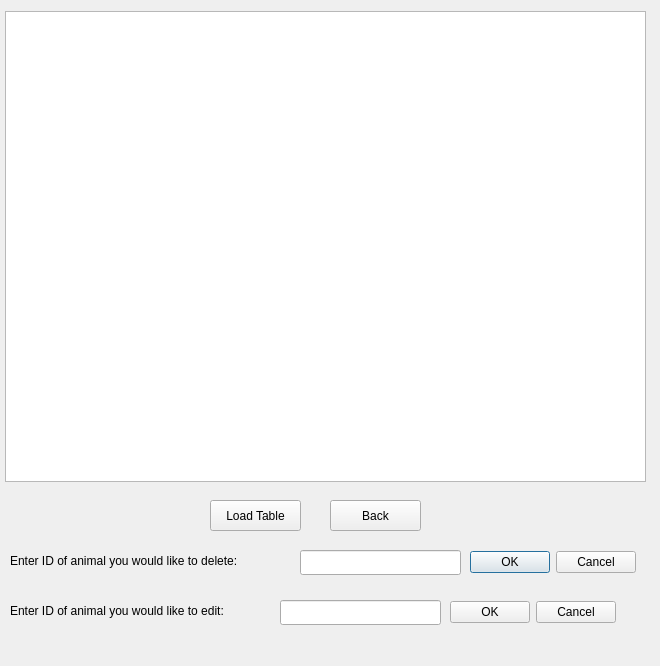
<?xml version="1.0" encoding="UTF-8"?>
<ui version="4.0">
 <class>animalpage</class>
 <widget class="QDialog" name="animalpage">
  <property name="geometry">
   <rect>
    <x>0</x>
    <y>0</y>
    <width>660</width>
    <height>666</height>
   </rect>
  </property>
  <property name="windowTitle">
   <string>Dialog</string>
  </property>
  <widget class="QTableView" name="tableView">
   <property name="geometry">
    <rect>
     <x>5</x>
     <y>11</y>
     <width>641</width>
     <height>471</height>
    </rect>
   </property>
  </widget>
  <widget class="QPushButton" name="loadButton">
   <property name="geometry">
    <rect>
     <x>210</x>
     <y>500</y>
     <width>91</width>
     <height>31</height>
    </rect>
   </property>
   <property name="text">
    <string>Load Table</string>
   </property>
  </widget>
  <widget class="QPushButton" name="backButton_2">
   <property name="geometry">
    <rect>
     <x>330</x>
     <y>500</y>
     <width>91</width>
     <height>31</height>
    </rect>
   </property>
   <property name="text">
    <string>Back</string>
   </property>
  </widget>
  <widget class="QDialogButtonBox" name="buttonBox">
   <property name="geometry">
    <rect>
     <x>470</x>
     <y>550</y>
     <width>166</width>
     <height>25</height>
    </rect>
   </property>
   <property name="standardButtons">
    <set>QDialogButtonBox::Cancel|QDialogButtonBox::Ok</set>
   </property>
  </widget>
  <widget class="QLabel" name="label">
   <property name="geometry">
    <rect>
     <x>10</x>
     <y>550</y>
     <width>291</width>
     <height>21</height>
    </rect>
   </property>
   <property name="text">
    <string>Enter ID of animal you would like to delete:</string>
   </property>
  </widget>
  <widget class="QLineEdit" name="lineDeleteAnimal">
   <property name="geometry">
    <rect>
     <x>300</x>
     <y>550</y>
     <width>161</width>
     <height>25</height>
    </rect>
   </property>
  </widget>
  <widget class="QDialogButtonBox" name="buttonBox_2">
   <property name="geometry">
    <rect>
     <x>450</x>
     <y>600</y>
     <width>166</width>
     <height>25</height>
    </rect>
   </property>
   <property name="standardButtons">
    <set>QDialogButtonBox::Cancel|QDialogButtonBox::Ok</set>
   </property>
  </widget>
  <widget class="QLineEdit" name="lineEditAnimal">
   <property name="geometry">
    <rect>
     <x>280</x>
     <y>600</y>
     <width>161</width>
     <height>25</height>
    </rect>
   </property>
  </widget>
  <widget class="QLabel" name="label_2">
   <property name="geometry">
    <rect>
     <x>10</x>
     <y>600</y>
     <width>271</width>
     <height>21</height>
    </rect>
   </property>
   <property name="text">
    <string>Enter ID of animal you would like to edit:</string>
   </property>
  </widget>
 </widget>
 <resources/>
 <connections/>
</ui>
